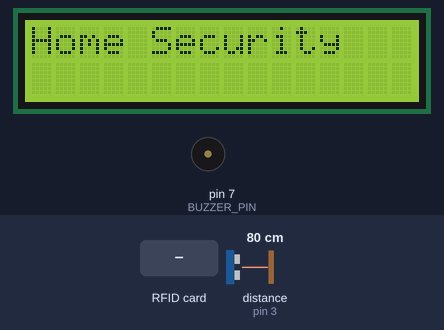
A sketch run on a simulated Arduino Uno, built with avr-gcc and run on an emulated ATmega328P. On the bench: 16×2 character LCD, buzzer (waves = sounding, pin HIGH). The test bench sets the inputs (shaded band); at power-on: distance to the obstacle (sensor on pin 3) 80 cm. The echo pulse lasts 58.3 µs per cm; pins used as bus, display or sensor lines are not drawn; what the sketch prints to the serial monitor is not drawn.

Above: at 1.3 s.
1.4 s: RFID card 5E 7A 19 C4 held to the reader
At 3.3 s:
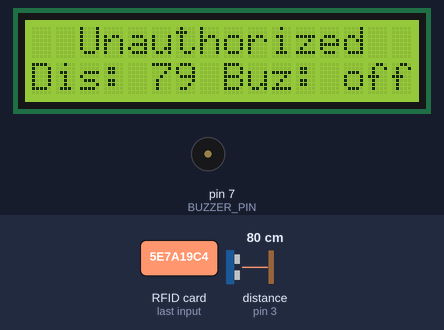
3.9 s: RFID card 73 CE 62 DD held to the reader
At 5.1 s:
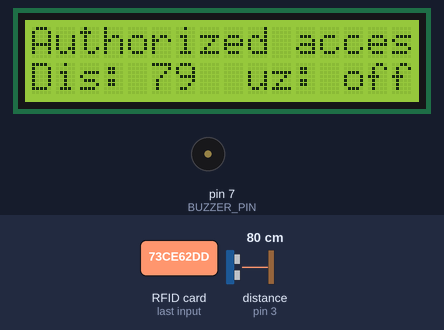
5.4 s: RFID card 5E 7A 19 C4 held to the reader
At 6.1 s:
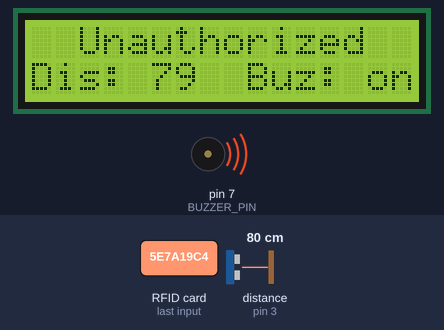
Timing chart, 0 to 8.4 s (numbered marks = the images above; inputs shaded):
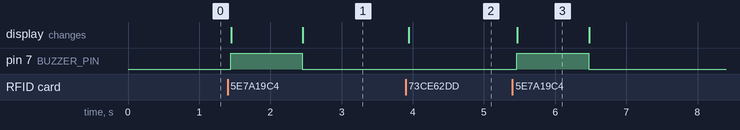

Measured:
- after the input at 1.4 s, pin 7 (BUZZER_PIN): LOW → HIGH at once, → LOW 1.0 s later; the display: first changes after 0.05 s (image 1 shows a later state)
- after the input at 3.9 s, the display: changes after 0.05 s (image 2)
- after the input at 5.4 s, pin 7 (BUZZER_PIN): LOW → HIGH after 0.06 s, → LOW 1.0 s later; the display: changes after 0.07 s (image 3)
- what the display in image 3 shows lasts 1.0 s, from 5.5 s to 6.5 s

The sketch:

RFID_card_buzzer_and_ultra_uno_code.ino
```cpp
#include <SPI.h>
#include <MFRC522.h>
#include <LiquidCrystal_I2C.h>

const int trigPin = 5;
const int echoPin = 3;

#define SS_PIN 10
#define RST_PIN 9
#define BUZZER_PIN 7
long duration;
int distance;
LiquidCrystal_I2C lcd(0x27, 16, 2);

MFRC522 mfrc522(SS_PIN, RST_PIN);   // Create MFRC522 instance.

void setup() {
  Serial.begin(9600);   // Initiate a serial communication
  SPI.begin();      // Initiate  SPI bus
  mfrc522.PCD_Init();   // Initiate MFRC522 card
  pinMode(BUZZER_PIN, OUTPUT);  // Set buzzer pin as an output
  pinMode(trigPin, OUTPUT);
  pinMode(echoPin, INPUT);
  lcd.init();
  lcd.backlight();
  lcd.print("Home Security");
}

void loop() {
  // Look for new cards
  if ( ! mfrc522.PICC_IsNewCardPresent()) {
    return;
  }

  // Select one of the cards
  if ( ! mfrc522.PICC_ReadCardSerial()) {
    return;
  }
  digitalWrite(trigPin, LOW);
  delayMicroseconds(2);
  digitalWrite(trigPin, HIGH);
  delayMicroseconds(10);
  digitalWrite(trigPin, LOW);

  duration = pulseIn(echoPin, HIGH);
  distance= duration * 0.034 / 2; // Calculate distance in cm
    lcd.setCursor(0, 1);
    lcd.print("Dis: ");
    lcd.println(distance);

  // Show UID on serial monitor
  Serial.print("UID tag :");
  String content= "";
  byte letter;
  for (byte i = 0; i < mfrc522.uid.size; i++) {
     Serial.print(mfrc522.uid.uidByte[i] < 0x10 ? " 0" : " ");
     Serial.print(mfrc522.uid.uidByte[i], HEX);
     content.concat(String(mfrc522.uid.uidByte[i] < 0x10 ? " 0" : " "));
     content.concat(String(mfrc522.uid.uidByte[i], HEX));
  }
  Serial.println();
  Serial.print("Message : ");
  content.toUpperCase();
  Serial.println(content.substring(1));

  if (content.substring(1) == "73 CE 62 DD") { // Change XX XX XX XX to your authorized tag's UID
    lcd.setCursor(0, 0);
    lcd.println("Authorized access");
    // Turn on relay/LED for access
  } else {
    lcd.setCursor(0, 0);
    lcd.println("  Unauthorized  ");
    digitalWrite(BUZZER_PIN, HIGH); // Activate the buzzer for unauthorized access
    lcd.setCursor(8, 1);
    lcd.print(" Buz:");
    lcd.print(" on");
    delay(1000); // Wait for 1 second
    digitalWrite(BUZZER_PIN, LOW); // Deactivate the buzzer
    lcd.setCursor(8, 1);
    lcd.print("Buz:");
    lcd.print(" off");

  }
}
```
